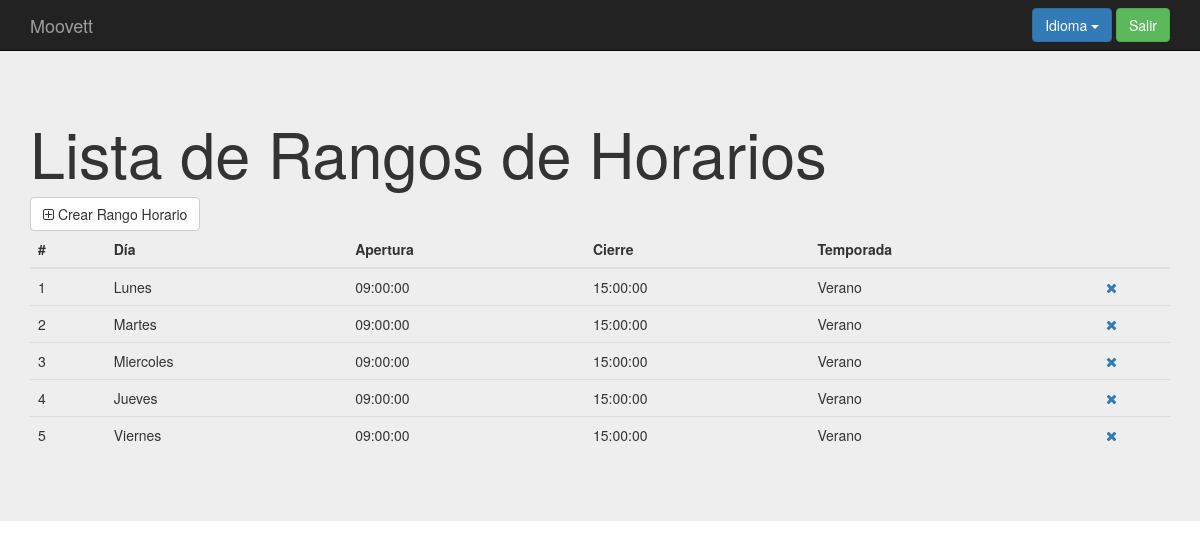
Page /index.php?controller=rankhour&action=show (signed in) on the earlier database version.
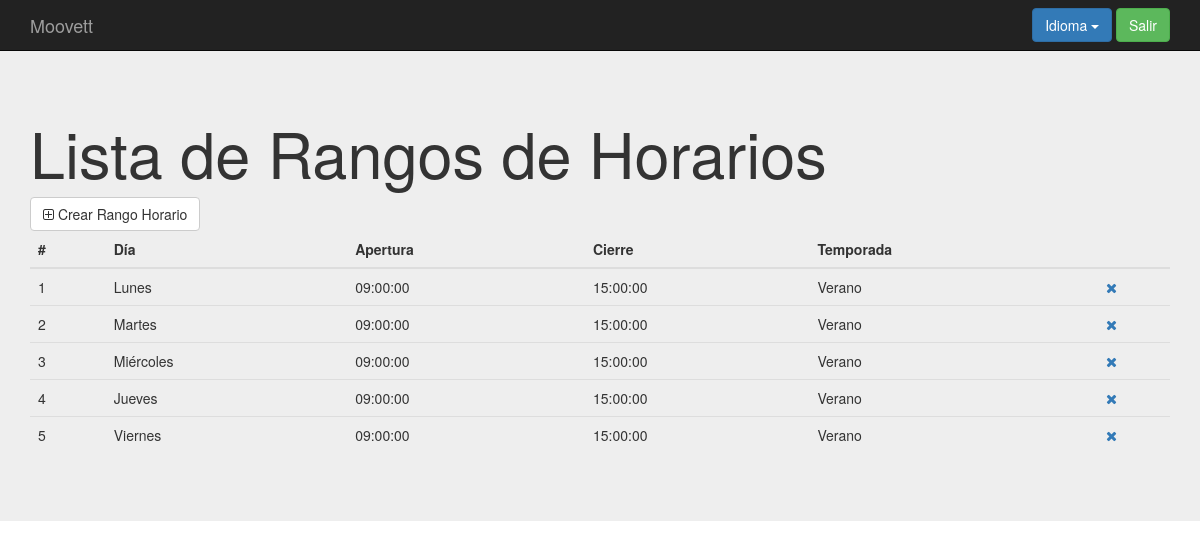
Same page on the later database version.
### tables this page shows
create table `rango_horario` (
  `id` int(11) not null,
  `dia_s` varchar(10) not null,
  `hora_apertura` time not null,
  `hora_cierre` time not null,
  `horario_temporada_id` int(11) not null
);

### core/ViewManager.php (called while the page is built, shortened)
<?php
class ViewManager {
    private $variables = array();
    public function setVariable($varname, $value, $flash=false) {
        $this->variables[$varname] = $value;
    }
    public function getVariable($varname, $default=NULL) {
        if (!isset($this->variables[$varname])) {
            return $default;
        }
        return $this->variables[$varname];
    }
    public function render($controller, $viewname) {
        include(__DIR__."/../Views/$controller/$viewname.php");
    }
    private static $viewmanager_singleton = NULL;
    public static function getInstance() {
        if (self::$viewmanager_singleton == null) {
            self::$viewmanager_singleton = new ViewManager();
        }
        return self::$viewmanager_singleton;
    }
}

### Controllers/RANKHOUR_Controller.php (called while the page is built, shortened)
<?php
require_once(__DIR__."/../core/ViewManager.php");
require_once(__DIR__."/../core/I18n.php");
require_once(__DIR__."/../Models/Rankhour.php");
require_once(__DIR__."/../Models/RANKHOUR_Model.php");
class RANKHOUR_Controller extends BaseController {
    private $rankhourMapper;
    public function __construct() {
        $this->rankhourMapper = new RANKHOUR_Model();
        $this->view->setLayout("default");
    }
    public function show(){
        $rankhours = $this->rankhourMapper->fetch_all();
        $seasons = $this->rankhourMapper->fetch_seasons();
        $this->view->setVariable("seasons", $seasons);
        $this->view->setVariable("rankhours", $rankhours);
        $this->view->render("rankhour", "RANKHOUR_SHOW_Vista");
    }
}

### index.php (called while the page is built, shortened)
<?php
function run() {
    try{
        $controller = loadController($_GET["controller"]);
        $actionName = $_GET["action"];
        $controller->$actionName();
    } catch(Exception $ex) {
        die($ex->getMessage());
  }
}
function loadController($controllerName) {
    return new $controllerClassName();
}
run();
?>

### core/I18n.php (called while the page is built, shortened)
<?php
class I18n {
  private $messages;
  public function setLanguage($language) {
    $this->messages = $i18n_messages;
  }
  public function i18n($key) {
    if (isset($this->messages[$key])){
      return $this->messages[$key];
    }else{
      return $key;
    }
  }
  private static $i18n_singleton = null;
  public static function getInstance() {
    if (self::$i18n_singleton == NULL) {
      self::$i18n_singleton = new I18n();
    }
    return self::$i18n_singleton;
  }
}
function i18n($key) {
  return I18n::getInstance()->i18n($key);
}

### Models/Rankhour.php (called while the page is built, shortened)
<?php
class Rankhour {
    private $id;
    private $day;
    private $opening;
    private $closing;
    private $seasonid;
    public function __construct($id=NULL, $day=NULL,$opening=NULL,$closing=NULL,$seasonid=NULL) {
        $this->id = $id;
        $this->day = $day;
        $this->opening = $opening;
        $this->closing=$closing;
        $this->seasonid=$seasonid;
    }
    public function getID() {
        return $this->id;
    }
    public function getDay() {
        return $this->day;
    }
    public function getOpening() {
        return $this->opening;
    }
    public function getClosing() {
        return $this->closing;
    }
    public function getSeasonID() {
        return $this->seasonid;
    }
}

### Models/RANKHOUR_Model.php (called while the page is built, shortened)
<?php
require_once(__DIR__."/../core/PDOConnection.php");
class RANKHOUR_Model {
    private $db;
    public function __construct() {
        $this->db = PDOConnection::getInstance();
    }
    public function fetch_all(){
        $sql = $this->db->prepare("SELECT * FROM rango_horario");
        $sql->execute();
        $rankhours_db = $sql->fetchAll(PDO::FETCH_ASSOC);
        $rankhours = array();
        foreach ($rankhours_db as $rankhour) {
            array_push($rankhours, new Rankhour($rankhour["id"], $rankhour["dia_s"],$rankhour["hora_apertura"],$rankhour["hora_cierre"],$rankhour["horario_temporada_id"]));
        }
        return $rankhours;
    }
    public function fetch_seasons(){
        $sql = $this->db->prepare("SELECT * FROM horario_temporada");
        $sql->execute();
        $list_db = $sql->fetchAll(PDO::FETCH_ASSOC);
        if ($list_db!= NULL) {
            return $list_db;
        } else {
            return NULL;
        }
    }
}

### core/PDOConnection.php (called while the page is built)
<?php
class PDOConnection {
    private static $dbhost = "127.0.0.1";
    private static $dbname = "moovett";
    private static $dbuser = "moovett";
    private static $dbpass = "moovett";
    private static $db_singleton = null;
    public static function getInstance() {
        if (self::$db_singleton == null) {
            self::$db_singleton = new PDO(
                "mysql:host=".self::$dbhost.";dbname=".self::$dbname.";charset=utf8",
                self::$dbuser,
                self::$dbpass,
                array(
                    PDO::ATTR_EMULATE_PREPARES => false,
                    PDO::ATTR_ERRMODE => PDO::ERRMODE_EXCEPTION
                )
            );
        }
        return self::$db_singleton;
    }
}
?>

### Views/rankhour/RANKHOUR_SHOW_Vista.php (the view, shortened to what the changed rows need)
<?php
require_once(__DIR__."/../../core/ViewManager.php");
$view = ViewManager::getInstance();
$view->setVariable("title", "Manage Rankhours");
$rankhours = $view->getVariable("rankhours");
$seasons = $view->getVariable("seasons");
?>
<div class="jumbotron">
    <div class="container">
    <h1><?= i18n("List of Rankhours")?></h1>
<table class="table">
      <thead>
        <tr>
          <th>#</th>
          <th><?= i18n("Day")?></th>
          <th><?= i18n("Opening")?></th>
          <th><?= i18n("Closing")?></th>
          <th><?= i18n("Season")?></th>
          <th style="width: 72px;"></th>
        </tr>
      </thead>
      <tbody>
	  <?php foreach($rankhours as $rankhour){ ?>
          <tr>
      	  <td><?php echo $rankhour->getID(); ?></td>
          <td><?php echo i18n($rankhour->getDay()); ?></td>
          <td><?php echo $rankhour->getOpening(); ?></td>
          <td><?php echo $rankhour->getClosing(); ?></td>
          <?php foreach($seasons as $season => $value){ ?>
          <?php if($value["id"]==$rankhour->getSeasonID()){ ?>
            <td><?php echo $value["nombre_temp"]?></td>
          	<?php }  } ?>
          <td>
            <a href="index.php?controller=rankhour&action=delete&amp;id=<?php echo $rankhour->getID();  ?>" role="button" data-toggle="modal"><i class="fa fa-times" aria-hidden="true"></i></a>
          </td>
        </tr>
	       <?php } ?>
      </tbody>
    </table>
    </div>
</div>

Differences in the rows shown:
changed rango_horario id 3: dia_s "Miercoles" → "Miércoles"
